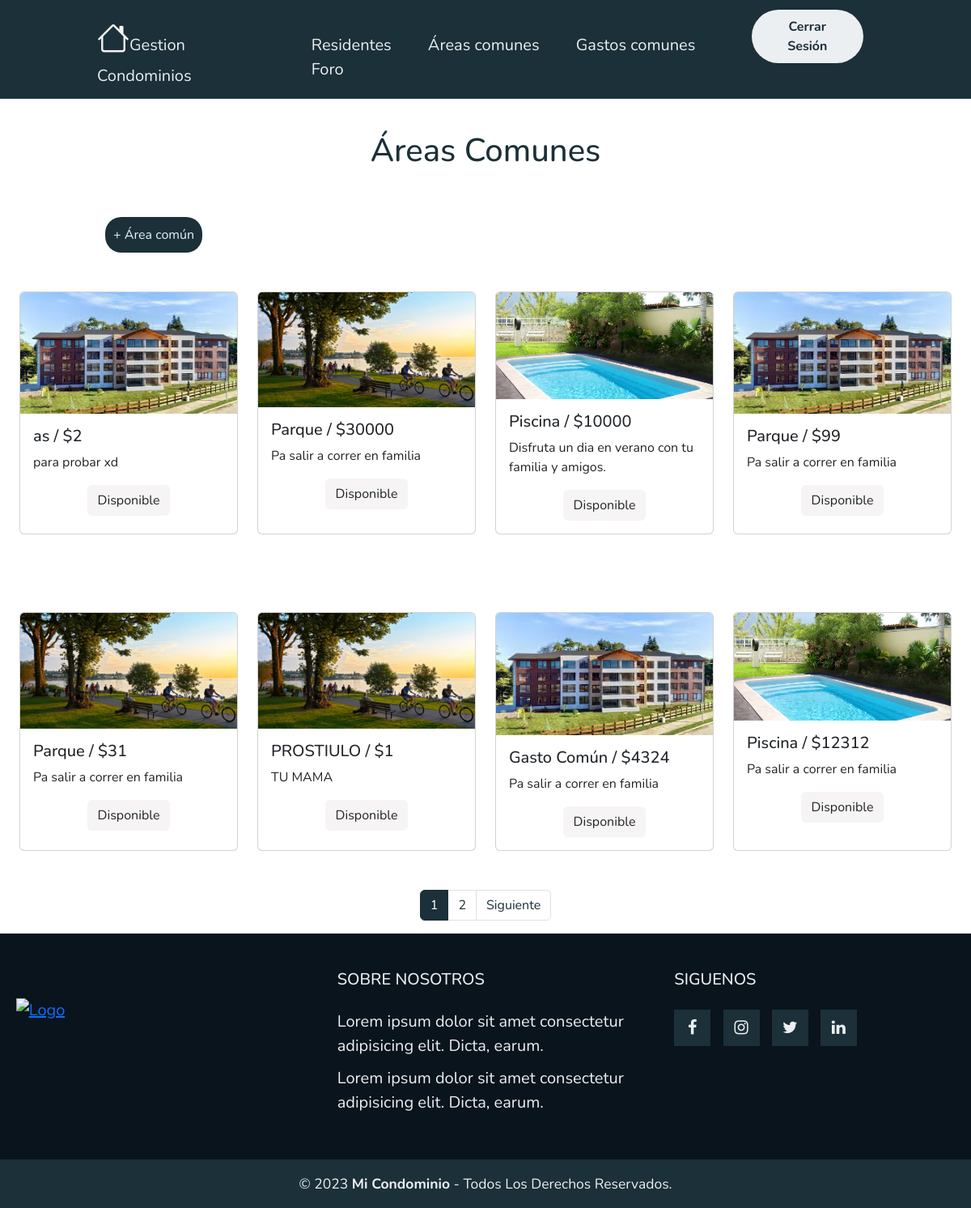
The page /AreasAdmin/ (signed in) on the database its author committed.
### myapp/models.py (models this page shows, shortened)
class AreaComun(models.Model):
    ESTADO_RESERVA = (
        ('Disponible', 'Disponible'),
        ('Reservado', 'Reservado'),
    )
    estado_reserva = models.CharField(max_length=20, choices=ESTADO_RESERVA, default='Disponible')
    nombre = models.CharField(max_length=50)
    descripcion = models.CharField(max_length=100)
    monto = models.IntegerField()
    fecha = models.DateField(default=date.today)
    imagen = models.ImageField(upload_to="areas", null=True)

### myapp/views.py (the view)
# urls.py: path('AreasAdmin/',AreasAdmin,name="AreasAdmin"),
@login_required
def AreasAdmin(request):
    data = AreaComun.objects.all()
    page = request.GET.get('page', 1)
    try:
        paginator = Paginator(data, 8)
        data = paginator.page(page)
    except:
        raise Http404
    return render(request, 'myapp/Areas/AreasAdmin.html',{'entity' : data, 'paginator':paginator})

### myapp/templates/myapp/Areas/AreasAdmin.html (shortened to what this page needs)
{% extends 'myapp/base.html' %}
{% block contenido %}
{% load static %}
{% load humanize %}
<div style="color: #1b3039;  display: flex; align-items: center; justify-content: center; margin-top: 40px;">
    <h1>Áreas Comunes</h1>
</div>
{% if user.is_staff %}
<div style=" display: flex; align-items: center; justify-content: start; margin-top: 50px; margin-left: 130px;">
    <a style="color: #e9f4fb; outline: none; background-color: #1b3039; border-radius: 20px; padding: 10px 10px 10px; text-decoration: none; "
        href="{% url 'CrearAreas' %}">+ Área común
    </a>
</div>
{% endif %}
<section class="container-fluid">
    <div class="row w-80 mx-auto catalogos-autos" id="color_btn_cat">
        {% for areas in entity %}
        <div class="col-lg-3 col-md-6 col-sm-12  my-5 d-flex justify-content-center icono2-wrap">
            <div class="card" style="width: 20rem;">
                {% if areas.imagen %}
                <img src="{{ areas.imagen.url }}" class="card-img-top" alt="test">
                {% endif %}
                <div class="card-body">
                    <h5 class="card-title">{{ areas.nombre }} / ${{ areas.monto }}</h5>
                    <p class="card-text">{{ areas.descripcion }}</p>
                    <div class="d-flex justify-content-center">
                        <a href="#" class="btn" style="background-color:#d4cccc36">{{ areas.estado_reserva }}</a>
                    </div>
                </div>
            </div>
        </div>
        {% endfor %}
    </div>
</section>
<div>
    {% include 'myapp/Paginator.html' %}
</div>
{% endblock %}

### myapp/static/myapp/css/estilo.css/estilo.css (style rules this page uses)
* { box-sizing: border-box; margin: 0; padding: 0; font-family: 'Nunito', sans-serif; }
body { background-color: #fff; }

### rows shown on the page
AreaComun: imagen (picture), nombre "as", monto "2", descripcion "para probar xd", estado_reserva "Disponible"
AreaComun: imagen (picture), nombre "Parque", monto "30000", descripcion "Pa salir a correr en familia", estado_reserva "Disponible"
AreaComun: imagen (picture), nombre "Piscina", monto "10000", descripcion "Disfruta un dia en verano con tu familia y amigos.", estado_reserva "Disponible"
AreaComun: imagen (picture), nombre "Parque", monto "99", descripcion "Pa salir a correr en familia", estado_reserva "Disponible"
AreaComun: imagen (picture), nombre "Parque", monto "31", descripcion "Pa salir a correr en familia", estado_reserva "Disponible"
AreaComun: imagen (picture), nombre "PROSTIULO", monto "1", descripcion "TU MAMA", estado_reserva "Disponible"
AreaComun: imagen (picture), nombre "Gasto Común", monto "4324", descripcion "Pa salir a correr en familia", estado_reserva "Disponible"
AreaComun: imagen (picture), nombre "Piscina", monto "12312", descripcion "Pa salir a correr en familia", estado_reserva "Disponible"

### other values the page prints
{{ page }} "1" "2"
